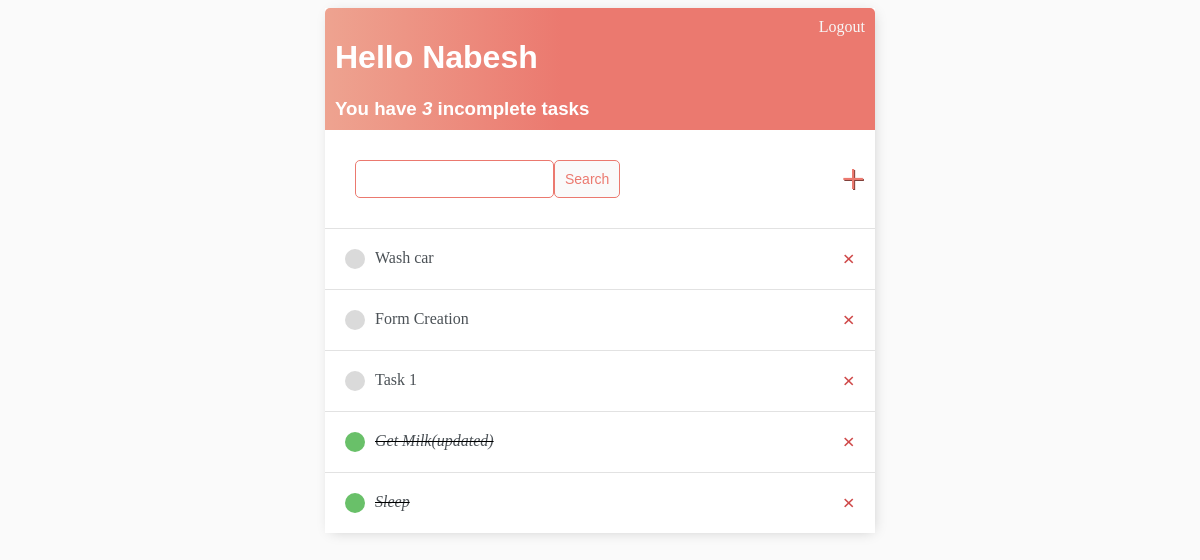
Page / (signed in) on the earlier database version.
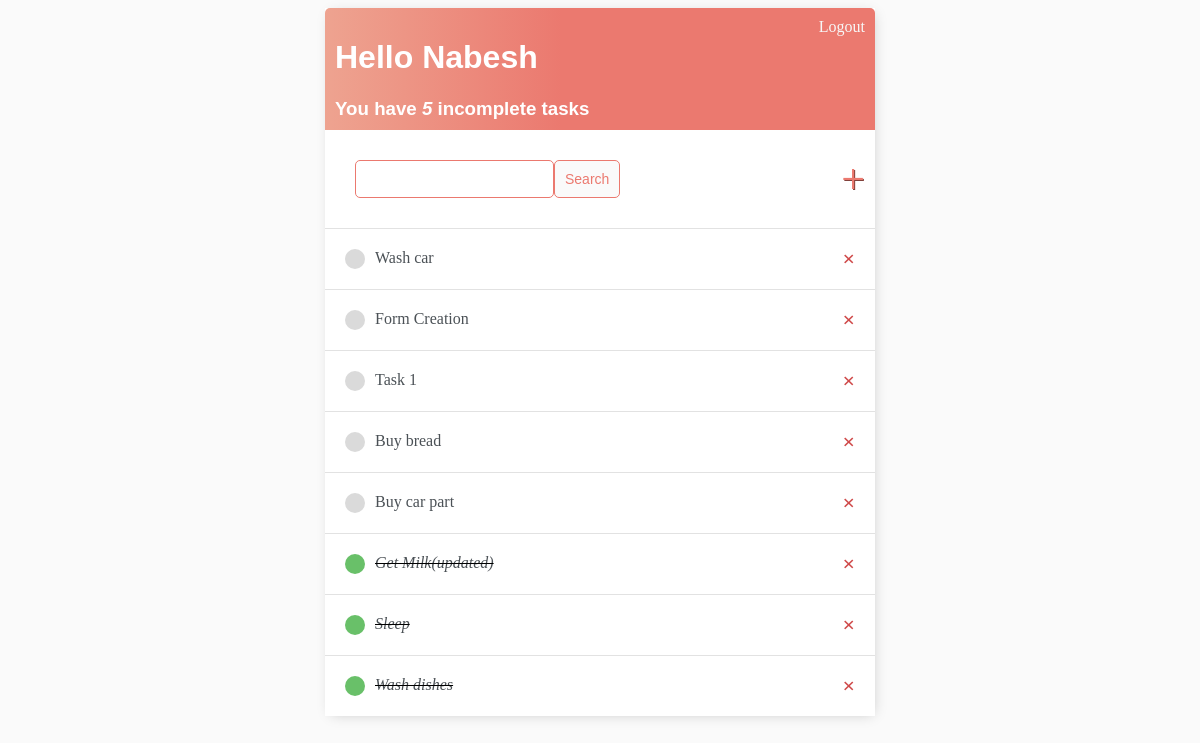
Same page on the later database version.
### base/models.py (models this page shows)
class Task(models.Model):
    user = models.ForeignKey(User, on_delete= models.CASCADE, null=False, blank=False)
    title = models.CharField(max_length = 255, null = False, blank = False)
    description = models.TextField(null = True, blank = True)
    complete = models.BooleanField(default = False)
    created = models.DateTimeField(auto_now_add=True)
    def __str__(self):
        return self.title
    class Meta:
        ordering = ['complete']

### base/views.py (the view)
# urls.py: path('', TaskList.as_view(), name='tasks'),
class TaskList(LoginRequiredMixin, ListView):
    model = Task
    context_object_name = 'tasks'
    def get_context_data(self, **kwargs):
        context = super().get_context_data(**kwargs)
        context ['tasks'] = context ['tasks'].filter(user = self.request.user)
        context ['count'] = context ['tasks'].filter(complete = False).count()
        search_input = self.request.GET.get('search-area') or ''
        if search_input:
            context['tasks'] = context['tasks'].filter(title__icontains = search_input)
        context['search_input'] = search_input
        return context

### templates/base/task_list.html
{% extends 'base/main.html' %} {% block content %}
<div class="header-bar">
    <div>
        <h1>Hello {{request.user|title}}</h1>
        <h3 style="margin: 0;">You have <i>{{count}}</i> incomplete task{{count|pluralize:"s"}}</h3>
    </div>
    {% if request.user.is_authenticated %}
    <a href="{% url 'logout' %}">Logout</a> {% else %}
    <a href="{% url 'login' %}">Login</a> {% endif %}
</div>
<div id="search-add-wrapper">
    <form method="GET" style="margin: 20px; display:flex;">
        <input type="text" name="search-area" value="{{search_input}}">
        <input class="button" type="submit" value="Search">
    </form>
    <a id="add-link" href="{% url 'task-create' %}">&#x2b;</a>
</div>
<div class="task-items-wrapper">
    {% for task in tasks %}
    <div class="task-wrapper">
        {% if task.complete %}
        <div class="task-title">
            <div class="task-complete-icon"></div>
            <i><s><a href="{% url 'task-update' task.id %}">{{task}}</a></s></i>
        </div>
        <a class="delete-link" href="{% url 'task-delete' task.id %}">&#215;</a> {% else %}
        <div class="task-title">
            <div class="task-incomplete-icon"></div>
            <a href="{% url 'task-update' task.id %}">{{task}}</a>
        </div>
        <a class="delete-link" href="{% url 'task-delete' task.id %}">&#215;</a> {% endif %}
    </div>
    {% empty %}
    <h3>No items in list</h3>
    {% endfor %}
</div>
{% endblock content %}

Differences in the rows shown:
added Task: title "Buy bread"
added Task: title "Buy car part"
added Task: title "Wash dishes"
Other differences:
{{ count }}: "3" → "5"
